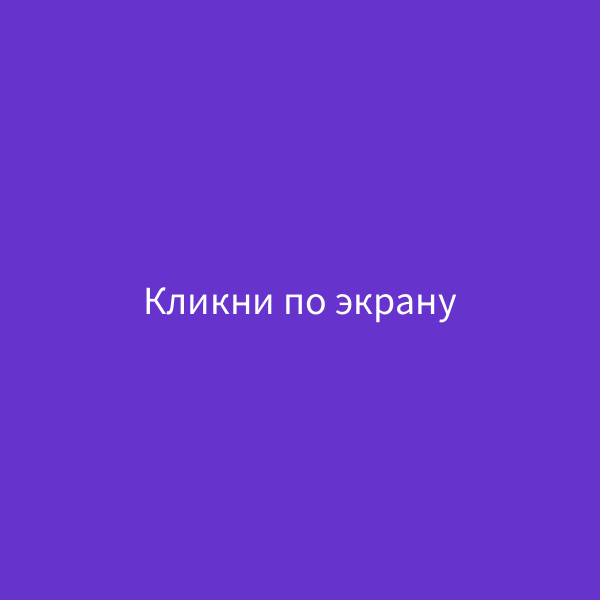
Frame 1 (no input)
Frame 60 (the mouse pressed at the canvas centre just before this capture): identical to frame 1, image omitted
Frame 120 (the mouse held since frame 60 and released just before this capture): identical to frame 1, image omitted

The Processing sketch that drew this single still picture (run headless with seeded random() and noise(); from frame 60 on, the mouse is pressed at the canvas centre):

// Processing sketch: Stupid_GAME
// ── Stupid_GAME.pde
boolean isMouseClicked = false;
int m = 0;

String GAME_SCREEN = "gameScreen";
String GAME_DELAY = "gameDelay";
String GAME_OVER = "gameOver";
String state = GAME_SCREEN;


void setup() {
  size(600, 600);
  textAlign(CENTER, CENTER);
  rectMode(CENTER);
  noStroke();
  fill(255);
}

void draw() {
  if (state == GAME_OVER) {
    showGameOver();
  } else if (state == GAME_SCREEN) {
    showGameScren();
  } else if (state == GAME_DELAY) {
    showGameDelay();
  }
  isMouseClicked = false;
}

void showGameScren() {
  textSize(40);
  background(#6633cc);
  text("Кликни по экрану", width / 2, height /2);

  if (isMouseClicked) {
    state = GAME_DELAY;
    m = millis();
  }
}

void showGameDelay() {
  background(#FFFFFF);
  fill(#000000);
  text("You are stupid!", width / 2, height /2); //<>//
  if (millis()-m>=3000) { //<>//
    state = GAME_OVER;
  }
}

void showGameOver() {
  textSize(40);
  background(#222222);
  text("Game over!", width / 2, height /2);

  int btnX = width / 2;
  int btnY = height / 2 + 65;
  int btnW = 180;
  int btnH = 50;
  textSize(30);
  fill(100);
  rect(btnX, btnY + 5, btnW, btnH);
  fill(255);
  text("Restart", btnX, btnY);

  boolean inRect = mouseX>btnX-btnW/2 && mouseX<btnX+btnW/2 && mouseY>btnY-btnH/2 && mouseY<btnY+btnH/2;
  if (inRect && isMouseClicked) {
    background(#92936E);
    state = GAME_SCREEN;
  }
}

void mouseClicked() {
  isMouseClicked = true;
}
